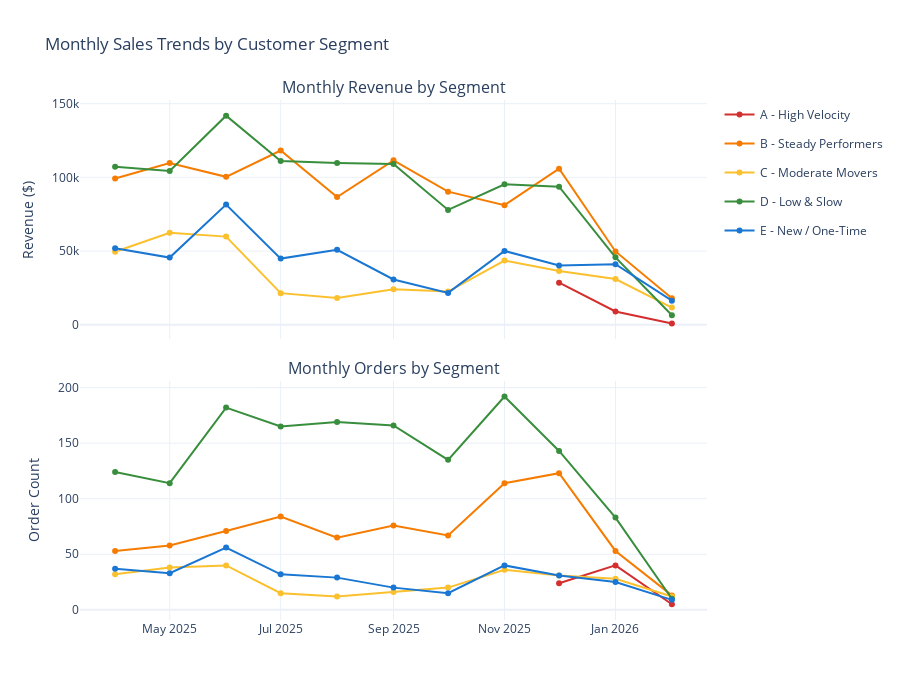

Source (notebook cell):
### Markdown cell above
---
## 10. Seasonal Analysis & Monthly Trends

### Code cell
# --- Monthly sales trends by segment ---
invoices_with_seg = invoice_summary.merge(
    all_customers[['Customer', 'Segment']], on='Customer', how='left'
)
invoices_with_seg['Month'] = invoices_with_seg['Date'].dt.to_period('M')

monthly_by_seg = invoices_with_seg.groupby(['Month', 'Segment']).agg(
    Revenue=('Invoice_Revenue', 'sum'),
    Orders=('Document_Number', 'nunique'),
    Hats=('Est_Hats', 'sum')
).reset_index()
monthly_by_seg['Month_dt'] = monthly_by_seg['Month'].dt.to_timestamp()

fig = make_subplots(rows=2, cols=1, shared_xaxes=True, vertical_spacing=0.08,
                    subplot_titles=('Monthly Revenue by Segment', 'Monthly Orders by Segment'))

for segment in sorted(monthly_by_seg['Segment'].dropna().unique()):
    seg_data = monthly_by_seg[monthly_by_seg['Segment'] == segment]
    fig.add_trace(go.Scatter(
        x=seg_data['Month_dt'], y=seg_data['Revenue'],
        name=segment, mode='lines+markers',
        line=dict(color=seg_colors.get(segment, '#999'), width=2),
        legendgroup=segment
    ), row=1, col=1)
    fig.add_trace(go.Scatter(
        x=seg_data['Month_dt'], y=seg_data['Orders'],
        name=segment, mode='lines+markers', showlegend=False,
        line=dict(color=seg_colors.get(segment, '#999'), width=2),
        legendgroup=segment
    ), row=2, col=1)

fig.update_yaxes(title_text='Revenue ($)', row=1, col=1)
fig.update_yaxes(title_text='Order Count', row=2, col=1)
fig.update_layout(height=700, template='plotly_white',
                  title='Monthly Sales Trends by Customer Segment')
fig.show()

### Figure 1 — Plotly figure (JSON) as saved in the notebook; plotly's stock layout.template omitted (floating-point values rounded to 4 significant figures)
{"data": [{"legendgroup": "A - High Velocity", "line": {"color": "#D32F2F", "width": 2}, "mode": "lines+markers", "name": "A - High Velocity", "type": "scatter", "x": ["2025-12-01T00:00:00.000000", "2026-01-01T00:00:00.000000", "2026-02-01T00:00:00.000000"], "xaxis": "x", "y": [28490.0, 8962.0, 782.0], "yaxis": "y"}, {"legendgroup": "A - High Velocity", "line": {"color": "#D32F2F", "width": 2}, "mode": "lines+markers", "name": "A - High Velocity", "showlegend": false, "type": "scatter", "x": ["2025-12-01T00:00:00.000000", "2026-01-01T00:00:00.000000", "2026-02-01T00:00:00.000000"], "xaxis": "x2", "y": [24, 40, 5], "yaxis": "y2"}, {"legendgroup": "B - Steady Performers", "line": {"color": "#F57C00", "width": 2}, "mode": "lines+markers", "name": "B - Steady Performers", "type": "scatter", "x": ["2025-04-01T00:00:00.000000", "2025-05-01T00:00:00.000000", "2025-06-01T00:00:00.000000", "2025-07-01T00:00:00.000000", "2025-08-01T00:00:00.000000", "2025-09-01T00:00:00.000000", "2025-10-01T00:00:00.000000", "2025-11-01T00:00:00.000000", "2025-12-01T00:00:00.000000", "2026-01-01T00:00:00.000000", "2026-02-01T00:00:00.000000"], "xaxis": "x", "y": [99220.0, 109700.0, 100300.0, 118200.0, 86670.0, 111600.0, 90270.0, 81120.0, 105900.0, 49700.0, 17890.0], "yaxis": "y"}, {"legendgroup": "B - Steady Performers", "line": {"color": "#F57C00", "width": 2}, "mode": "lines+markers", "name": "B - Steady Performers", "showlegend": false, "type": "scatter", "x": ["2025-04-01T00:00:00.000000", "2025-05-01T00:00:00.000000", "2025-06-01T00:00:00.000000", "2025-07-01T00:00:00.000000", "2025-08-01T00:00:00.000000", "2025-09-01T00:00:00.000000", "2025-10-01T00:00:00.000000", "2025-11-01T00:00:00.000000", "2025-12-01T00:00:00.000000", "2026-01-01T00:00:00.000000", "2026-02-01T00:00:00.000000"], "xaxis": "x2", "y": [53, 58, 71, 84, 65, 76, 67, 114, 123, 53, 13], "yaxis": "y2"}, {"legendgroup": "C - Moderate Movers", "line": {"color": "#FBC02D", "width": 2}, "mode": "lines+markers", "name": "C - Moderate Movers", "type": "scatter", "x": ["2025-04-01T00:00:00.000000", "2025-05-01T00:00:00.000000", "2025-06-01T00:00:00.000000", "2025-07-01T00:00:00.000000", "2025-08-01T00:00:00.000000", "2025-09-01T00:00:00.000000", "2025-10-01T00:00:00.000000", "2025-11-01T00:00:00.000000", "2025-12-01T00:00:00.000000", "2026-01-01T00:00:00.000000", "2026-02-01T00:00:00.000000"], "xaxis": "x", "y": [49490.0, 62410.0, 59760.0, 21400.0, 18020.0, 24000.0, 22460.0, 43510.0, 36350.0, 30980.0, 11580.0], "yaxis": "y"}, {"legendgroup": "C - Moderate Movers", "line": {"color": "#FBC02D", "width": 2}, "mode": "lines+markers", "name": "C - Moderate Movers", "showlegend": false, "type": "scatter", "x": ["2025-04-01T00:00:00.000000", "2025-05-01T00:00:00.000000", "2025-06-01T00:00:00.000000", "2025-07-01T00:00:00.000000", "2025-08-01T00:00:00.000000", "2025-09-01T00:00:00.000000", "2025-10-01T00:00:00.000000", "2025-11-01T00:00:00.000000", "2025-12-01T00:00:00.000000", "2026-01-01T00:00:00.000000", "2026-02-01T00:00:00.000000"], "xaxis": "x2", "y": [32, 38, 40, 15, 12, 16, 20, 36, 31, 28, 12], "yaxis": "y2"}, {"legendgroup": "D - Low & Slow", "line": {"color": "#388E3C", "width": 2}, "mode": "lines+markers", "name": "D - Low & Slow", "type": "scatter", "x": ["2025-04-01T00:00:00.000000", "2025-05-01T00:00:00.000000", "2025-06-01T00:00:00.000000", "2025-07-01T00:00:00.000000", "2025-08-01T00:00:00.000000", "2025-09-01T00:00:00.000000", "2025-10-01T00:00:00.000000", "2025-11-01T00:00:00.000000", "2025-12-01T00:00:00.000000", "2026-01-01T00:00:00.000000", "2026-02-01T00:00:00.000000"], "xaxis": "x", "y": [107200.0, 104300.0, 141800.0, 111100.0, 109700.0, 109100.0, 77900.0, 95230.0, 93630.0, 45680.0, 6330.0], "yaxis": "y"}, {"legendgroup": "D - Low & Slow", "line": {"color": "#388E3C", "width": 2}, "mode": "lines+markers", "name": "D - Low & Slow", "showlegend": false, "type": "scatter", "x": ["2025-04-01T00:00:00.000000", "2025-05-01T00:00:00.000000", "2025-06-01T00:00:00.000000", "2025-07-01T00:00:00.000000", "2025-08-01T00:00:00.000000", "2025-09-01T00:00:00.000000", "2025-10-01T00:00:00.000000", "2025-11-01T00:00:00.000000", "2025-12-01T00:00:00.000000", "2026-01-01T00:00:00.000000", "2026-02-01T00:00:00.000000"], "xaxis": "x2", "y": [124, 114, 182, 165, 169, 166, 135, 192, 143, 83, 10], "yaxis": "y2"}, {"legendgroup": "E - New / One-Time", "line": {"color": "#1976D2", "width": 2}, "mode": "lines+markers", "name": "E - New / One-Time", "type": "scatter", "x": ["2025-04-01T00:00:00.000000", "2025-05-01T00:00:00.000000", "2025-06-01T00:00:00.000000", "2025-07-01T00:00:00.000000", "2025-08-01T00:00:00.000000", "2025-09-01T00:00:00.000000", "2025-10-01T00:00:00.000000", "2025-11-01T00:00:00.000000", "2025-12-01T00:00:00.000000", "2026-01-01T00:00:00.000000", "2026-02-01T00:00:00.000000"], "xaxis": "x", "y": [51940.0, 45530.0, 81540.0, 44840.0, 50800.0, 30660.0, 21560.0, 50050.0, 40150.0, 41010.0, 16300.0], "yaxis": "y"}, {"legendgroup": "E - New / One-Time", "line": {"color": "#1976D2", "width": 2}, "mode": "lines+markers", "name": "E - New / One-Time", "showlegend": false, "type": "scatter", "x": ["2025-04-01T00:00:00.000000", "2025-05-01T00:00:00.000000", "2025-06-01T00:00:00.000000", "2025-07-01T00:00:00.000000", "2025-08-01T00:00:00.000000", "2025-09-01T00:00:00.000000", "2025-10-01T00:00:00.000000", "2025-11-01T00:00:00.000000", "2025-12-01T00:00:00.000000", "2026-01-01T00:00:00.000000", "2026-02-01T00:00:00.000000"], "xaxis": "x2", "y": [37, 33, 56, 32, 29, 20, 15, 40, 31, 25, 9], "yaxis": "y2"}], "layout": {"annotations": [{"font": {"size": 16}, "showarrow": false, "text": "Monthly Revenue by Segment", "x": 0.5, "xanchor": "center", "xref": "paper", "y": 1.0, "yanchor": "bottom", "yref": "paper"}, {"font": {"size": 16}, "showarrow": false, "text": "Monthly Orders by Segment", "x": 0.5, "xanchor": "center", "xref": "paper", "y": 0.46, "yanchor": "bottom", "yref": "paper"}], "height": 700, "title": {"text": "Monthly Sales Trends by Customer Segment"}, "xaxis": {"anchor": "y", "domain": [0.0, 1.0], "matches": "x2", "showticklabels": false}, "xaxis2": {"anchor": "y2", "domain": [0.0, 1.0]}, "yaxis": {"anchor": "x", "domain": [0.54, 1.0], "title": {"text": "Revenue ($)"}}, "yaxis2": {"anchor": "x2", "domain": [0.0, 0.46], "title": {"text": "Order Count"}}}}
